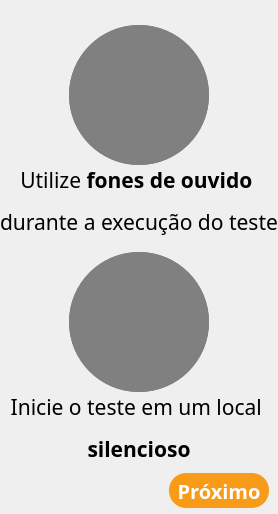
           <widget class="QFrame" name="frame_6">
            <property name="frameShape">
             <enum>QFrame::NoFrame</enum>
            </property>
            <property name="frameShadow">
             <enum>QFrame::Raised</enum>
            </property>
            <layout class="QVBoxLayout" name="verticalLayout_10">
             <property name="spacing">
              <number>0</number>
             </property>
             <property name="leftMargin">
              <number>0</number>
             </property>
             <property name="topMargin">
              <number>0</number>
             </property>
             <property name="rightMargin">
              <number>0</number>
             </property>
             <property name="bottomMargin">
              <number>0</number>
             </property>
             <item>
              <widget class="QFrame" name="frame_15">
               <property name="sizePolicy">
                <sizepolicy hsizetype="Preferred" vsizetype="Preferred">
                 <horstretch>0</horstretch>
                 <verstretch>0</verstretch>
                </sizepolicy>
               </property>
               <property name="toolTip">
                <string/>
               </property>
               <property name="layoutDirection">
                <enum>Qt::LeftToRight</enum>
               </property>
               <property name="frameShape">
                <enum>QFrame::NoFrame</enum>
               </property>
               <property name="frameShadow">
                <enum>QFrame::Raised</enum>
               </property>
               <layout class="QVBoxLayout" name="verticalLayout_11">
                <property name="spacing">
                 <number>0</number>
                </property>
                <property name="leftMargin">
                 <number>0</number>
                </property>
                <property name="topMargin">
                 <number>25</number>
                </property>
                <property name="rightMargin">
                 <number>0</number>
                </property>
                <property name="bottomMargin">
                 <number>0</number>
                </property>
                <item alignment="Qt::AlignHCenter|Qt::AlignVCenter">
                 <widget class="QFrame" name="frame_19">
                  <property name="sizePolicy">
                   <sizepolicy hsizetype="Preferred" vsizetype="Preferred">
                    <horstretch>0</horstretch>
                    <verstretch>0</verstretch>
                   </sizepolicy>
                  </property>
                  <property name="minimumSize">
                   <size>
                    <width>140</width>
                    <height>140</height>
                   </size>
                  </property>
                  <property name="maximumSize">
                   <size>
                    <width>140</width>
                    <height>140</height>
                   </size>
                  </property>
                  <property name="layoutDirection">
                   <enum>Qt::LeftToRight</enum>
                  </property>
                  <property name="styleSheet">
                   <string notr="true">QFrame {
	background-color: #808080;
	color: #FFFFFF;
	border-radius:70px;
}</string>
                  </property>
                  <property name="frameShape">
                   <enum>QFrame::NoFrame</enum>
                  </property>
                  <property name="frameShadow">
                   <enum>QFrame::Raised</enum>
                  </property>
                  <property name="lineWidth">
                   <number>0</number>
                  </property>
                  <property name="midLineWidth">
                   <number>0</number>
                  </property>
                  <layout class="QHBoxLayout" name="horizontalLayout_8">
                   <property name="leftMargin">
                    <number>0</number>
                   </property>
                   <property name="topMargin">
                    <number>0</number>
                   </property>
                   <property name="rightMargin">
                    <number>0</number>
                   </property>
                   <property name="bottomMargin">
                    <number>0</number>
                   </property>
                   <item>
                    <widget class="QLabel" name="label_7">
                     <property name="styleSheet">
                      <string notr="true">border-radius: 70px</string>
                     </property>
                     <property name="frameShape">
                      <enum>QFrame::NoFrame</enum>
                     </property>
                     <property name="text">
                      <string/>
                     </property>
                     <property name="pixmap">
                      <pixmap>Resources/img/headphones (2).png</pixmap>
                     </property>
                     <property name="scaledContents">
                      <bool>true</bool>
                     </property>
                     <property name="alignment">
                      <set>Qt::AlignCenter</set>
                     </property>
                     <property name="margin">
                      <number>20</number>
                     </property>
                    </widget>
                   </item>
                  </layout>
                 </widget>
                </item>
                <item>
                 <widget class="QLabel" name="label_6">
                  <property name="font">
                   <font>
                    <family>Dosis</family>
                    <pointsize>16</pointsize>
                   </font>
                  </property>
                  <property name="frameShape">
                   <enum>QFrame::NoFrame</enum>
                  </property>
                  <property name="lineWidth">
                   <number>0</number>
                  </property>
                  <property name="text">
                   <string>&lt;html&gt;&lt;head/&gt;&lt;body&gt;&lt;p style=&quot;line-height:.5&quot;&gt;Utilize &lt;span style=&quot; font-weight:700;&quot;&gt;fones de ouvido &lt;/span&gt;&lt;/p&gt;&lt;p&gt;durante a execução do teste&lt;/p&gt;&lt;/body&gt;&lt;/html&gt;</string>
                  </property>
                  <property name="alignment">
                   <set>Qt::AlignCenter</set>
                  </property>
                 </widget>
                </item>
               </layout>
              </widget>
             </item>
             <item>
              <widget class="QFrame" name="frame_17">
               <property name="frameShape">
                <enum>QFrame::NoFrame</enum>
               </property>
               <property name="frameShadow">
                <enum>QFrame::Raised</enum>
               </property>
               <layout class="QVBoxLayout" name="verticalLayout_12">
                <property name="spacing">
                 <number>0</number>
                </property>
                <property name="leftMargin">
                 <number>0</number>
                </property>
                <property name="topMargin">
                 <number>15</number>
                </property>
                <property name="rightMargin">
                 <number>0</number>
                </property>
                <property name="bottomMargin">
                 <number>0</number>
                </property>
                <item alignment="Qt::AlignHCenter|Qt::AlignVCenter">
                 <widget class="QFrame" name="frame_20">
                  <property name="minimumSize">
                   <size>
                    <width>140</width>
                    <height>140</height>
                   </size>
                  </property>
                  <property name="maximumSize">
                   <size>
                    <width>140</width>
                    <height>140</height>
                   </size>
                  </property>
                  <property name="styleSheet">
                   <string notr="true">QFrame {
	background-color: #808080;
	color: #FFFFFF;
	border-radius:70px;
}</string>
                  </property>
                  <property name="frameShape">
                   <enum>QFrame::NoFrame</enum>
                  </property>
                  <property name="frameShadow">
                   <enum>QFrame::Raised</enum>
                  </property>
                  <layout class="QHBoxLayout" name="horizontalLayout_9">
                   <property name="spacing">
                    <number>0</number>
                   </property>
                   <property name="leftMargin">
                    <number>0</number>
                   </property>
                   <property name="topMargin">
                    <number>0</number>
                   </property>
                   <property name="rightMargin">
                    <number>0</number>
                   </property>
                   <property name="bottomMargin">
                    <number>0</number>
                   </property>
                   <item>
                    <widget class="QLabel" name="label_9">
                     <property name="frameShape">
                      <enum>QFrame::NoFrame</enum>
                     </property>
                     <property name="text">
                      <string/>
                     </property>
                     <property name="pixmap">
                      <pixmap>Resources/img/silence.png</pixmap>
                     </property>
                     <property name="scaledContents">
                      <bool>true</bool>
                     </property>
                     <property name="margin">
                      <number>20</number>
                     </property>
                    </widget>
                   </item>
                  </layout>
                 </widget>
                </item>
                <item>
                 <widget class="QLabel" name="label_8">
                  <property name="font">
                   <font>
                    <family>Dosis</family>
                    <pointsize>16</pointsize>
                   </font>
                  </property>
                  <property name="frameShape">
                   <enum>QFrame::NoFrame</enum>
                  </property>
                  <property name="text">
                   <string>&lt;html&gt;&lt;head/&gt;&lt;body&gt;&lt;p style=&quot;line-height:.5&quot;&gt;Inicie o teste em um local &lt;/p&gt;&lt;p&gt;&lt;span style=&quot; font-weight:700;&quot;&gt; silencioso&lt;/span&gt;&lt;/p&gt;&lt;/body&gt;&lt;/html&gt;</string>
                  </property>
                  <property name="alignment">
                   <set>Qt::AlignCenter</set>
                  </property>
                 </widget>
                </item>
               </layout>
              </widget>
             </item>
             <item>
              <widget class="QFrame" name="frame_18">
               <property name="maximumSize">
                <size>
                 <width>16777215</width>
                 <height>50</height>
                </size>
               </property>
               <property name="styleSheet">
                <string notr="true"/>
               </property>
               <property name="frameShape">
                <enum>QFrame::NoFrame</enum>
               </property>
               <property name="frameShadow">
                <enum>QFrame::Raised</enum>
               </property>
               <layout class="QHBoxLayout" name="horizontalLayout_7">
                <item>
                 <spacer name="horizontalSpacer">
                  <property name="orientation">
                   <enum>Qt::Horizontal</enum>
                  </property>
                  <property name="sizeHint" stdset="0">
                   <size>
                    <width>40</width>
                    <height>20</height>
                   </size>
                  </property>
                 </spacer>
                </item>
                <item>
                 <widget class="QPushButton" name="nextHomeButton">
                  <property name="minimumSize">
                   <size>
                    <width>100</width>
                    <height>35</height>
                   </size>
                  </property>
                  <property name="maximumSize">
                   <size>
                    <width>100</width>
                    <height>35</height>
                   </size>
                  </property>
                  <property name="font">
                   <font>
                    <family>Dosis</family>
                    <pointsize>15</pointsize>
                    <bold>true</bold>
                   </font>
                  </property>
                  <property name="styleSheet">
                   <string notr="true">QPushButton {
	border-radius: 17px;
	background-color:  rgb(247, 155, 25);
	color: rgb(255, 255, 255)
}

QPushButton:hover {	
	background-color:  rgb(255, 179, 0);
}

QPushButton:pressed {	
	background-color:  rgb(45, 45, 45)
}

QPushButton:disabled{
	background-color:rgb(46, 52, 54);
	color: #808080

}</string>
                  </property>
                  <property name="text">
                   <string>Próximo</string>
                  </property>
                 </widget>
                </item>
               </layout>
              </widget>
             </item>
            </layout>
           </widget>
